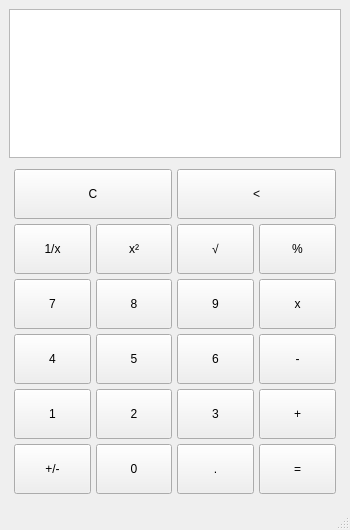
<?xml version="1.0" encoding="UTF-8"?>
<ui version="4.0">
 <class>MainWindow</class>
 <widget class="QMainWindow" name="MainWindow">
  <property name="geometry">
   <rect>
    <x>0</x>
    <y>0</y>
    <width>350</width>
    <height>530</height>
   </rect>
  </property>
  <property name="minimumSize">
   <size>
    <width>350</width>
    <height>530</height>
   </size>
  </property>
  <property name="windowTitle">
   <string>MainWindow</string>
  </property>
  <widget class="QWidget" name="centralwidget">
   <layout class="QGridLayout" name="gridLayout_4">
    <item row="0" column="0">
     <layout class="QGridLayout" name="gridLayout_3">
      <item row="0" column="0">
       <widget class="QTextEdit" name="textEdit"/>
      </item>
     </layout>
    </item>
    <item row="1" column="0">
     <layout class="QGridLayout" name="gridLayout_5">
      <property name="leftMargin">
       <number>5</number>
      </property>
      <property name="topMargin">
       <number>5</number>
      </property>
      <property name="rightMargin">
       <number>5</number>
      </property>
      <property name="bottomMargin">
       <number>5</number>
      </property>
      <property name="spacing">
       <number>5</number>
      </property>
      <item row="5" column="3">
       <widget class="QPushButton" name="pushButton_12">
        <property name="minimumSize">
         <size>
          <width>50</width>
          <height>50</height>
         </size>
        </property>
        <property name="text">
         <string>+</string>
        </property>
       </widget>
      </item>
      <item row="5" column="1">
       <widget class="QPushButton" name="pushButton_19">
        <property name="minimumSize">
         <size>
          <width>50</width>
          <height>50</height>
         </size>
        </property>
        <property name="text">
         <string>2</string>
        </property>
       </widget>
      </item>
      <item row="2" column="0">
       <widget class="QPushButton" name="pushButton_15">
        <property name="minimumSize">
         <size>
          <width>50</width>
          <height>50</height>
         </size>
        </property>
        <property name="text">
         <string>7</string>
        </property>
       </widget>
      </item>
      <item row="6" column="0">
       <widget class="QPushButton" name="pushButton_21">
        <property name="minimumSize">
         <size>
          <width>50</width>
          <height>50</height>
         </size>
        </property>
        <property name="text">
         <string>+/-</string>
        </property>
       </widget>
      </item>
      <item row="2" column="2">
       <widget class="QPushButton" name="pushButton_17">
        <property name="minimumSize">
         <size>
          <width>50</width>
          <height>50</height>
         </size>
        </property>
        <property name="text">
         <string>9</string>
        </property>
       </widget>
      </item>
      <item row="1" column="1">
       <widget class="QPushButton" name="pushButton_27">
        <property name="minimumSize">
         <size>
          <width>50</width>
          <height>50</height>
         </size>
        </property>
        <property name="text">
         <string>x²</string>
        </property>
       </widget>
      </item>
      <item row="6" column="2">
       <widget class="QPushButton" name="pushButton_23">
        <property name="minimumSize">
         <size>
          <width>50</width>
          <height>50</height>
         </size>
        </property>
        <property name="text">
         <string>.</string>
        </property>
       </widget>
      </item>
      <item row="1" column="3">
       <widget class="QPushButton" name="pushButton_25">
        <property name="minimumSize">
         <size>
          <width>50</width>
          <height>50</height>
         </size>
        </property>
        <property name="text">
         <string>%</string>
        </property>
       </widget>
      </item>
      <item row="5" column="0">
       <widget class="QPushButton" name="pushButton_18">
        <property name="minimumSize">
         <size>
          <width>50</width>
          <height>50</height>
         </size>
        </property>
        <property name="text">
         <string>1</string>
        </property>
       </widget>
      </item>
      <item row="1" column="2">
       <widget class="QPushButton" name="pushButton_26">
        <property name="minimumSize">
         <size>
          <width>50</width>
          <height>50</height>
         </size>
        </property>
        <property name="text">
         <string>√</string>
        </property>
       </widget>
      </item>
      <item row="2" column="1">
       <widget class="QPushButton" name="pushButton_16">
        <property name="minimumSize">
         <size>
          <width>50</width>
          <height>50</height>
         </size>
        </property>
        <property name="text">
         <string>8</string>
        </property>
       </widget>
      </item>
      <item row="4" column="1">
       <widget class="QPushButton" name="pushButton_13">
        <property name="minimumSize">
         <size>
          <width>50</width>
          <height>50</height>
         </size>
        </property>
        <property name="text">
         <string>5</string>
        </property>
       </widget>
      </item>
      <item row="4" column="3">
       <widget class="QPushButton" name="pushButton_11">
        <property name="minimumSize">
         <size>
          <width>50</width>
          <height>50</height>
         </size>
        </property>
        <property name="text">
         <string>-</string>
        </property>
       </widget>
      </item>
      <item row="5" column="2">
       <widget class="QPushButton" name="pushButton_20">
        <property name="minimumSize">
         <size>
          <width>50</width>
          <height>50</height>
         </size>
        </property>
        <property name="text">
         <string>3</string>
        </property>
       </widget>
      </item>
      <item row="2" column="3">
       <widget class="QPushButton" name="pushButton_10">
        <property name="minimumSize">
         <size>
          <width>50</width>
          <height>50</height>
         </size>
        </property>
        <property name="text">
         <string>x</string>
        </property>
       </widget>
      </item>
      <item row="4" column="2">
       <widget class="QPushButton" name="pushButton_14">
        <property name="minimumSize">
         <size>
          <width>50</width>
          <height>50</height>
         </size>
        </property>
        <property name="text">
         <string>6</string>
        </property>
       </widget>
      </item>
      <item row="6" column="1">
       <widget class="QPushButton" name="pushButton_22">
        <property name="minimumSize">
         <size>
          <width>50</width>
          <height>50</height>
         </size>
        </property>
        <property name="text">
         <string>0</string>
        </property>
       </widget>
      </item>
      <item row="1" column="0">
       <widget class="QPushButton" name="pushButton_28">
        <property name="minimumSize">
         <size>
          <width>50</width>
          <height>50</height>
         </size>
        </property>
        <property name="text">
         <string>1/x</string>
        </property>
       </widget>
      </item>
      <item row="6" column="3">
       <widget class="QPushButton" name="pushButton_24">
        <property name="minimumSize">
         <size>
          <width>50</width>
          <height>50</height>
         </size>
        </property>
        <property name="text">
         <string>=</string>
        </property>
       </widget>
      </item>
      <item row="4" column="0">
       <widget class="QPushButton" name="pushButton_3">
        <property name="minimumSize">
         <size>
          <width>50</width>
          <height>50</height>
         </size>
        </property>
        <property name="text">
         <string>4</string>
        </property>
       </widget>
      </item>
      <item row="0" column="2" colspan="2">
       <widget class="QPushButton" name="pushButton_29">
        <property name="minimumSize">
         <size>
          <width>50</width>
          <height>50</height>
         </size>
        </property>
        <property name="text">
         <string>&lt;</string>
        </property>
       </widget>
      </item>
      <item row="0" column="0" colspan="2">
       <widget class="QPushButton" name="pushButton_30">
        <property name="minimumSize">
         <size>
          <width>50</width>
          <height>50</height>
         </size>
        </property>
        <property name="text">
         <string>C</string>
        </property>
       </widget>
      </item>
     </layout>
    </item>
   </layout>
  </widget>
  <widget class="QMenuBar" name="menubar">
   <property name="geometry">
    <rect>
     <x>0</x>
     <y>0</y>
     <width>350</width>
     <height>21</height>
    </rect>
   </property>
  </widget>
  <widget class="QStatusBar" name="statusbar"/>
 </widget>
 <resources/>
 <connections/>
</ui>
